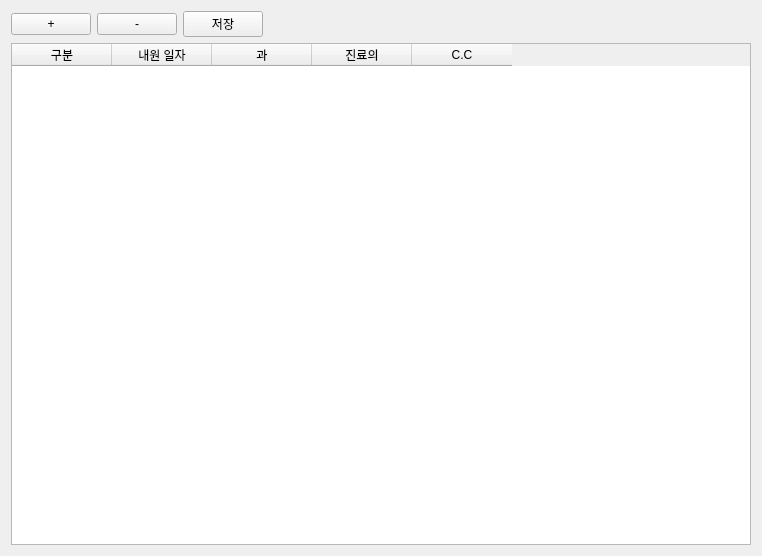
<?xml version="1.0" encoding="UTF-8"?>
<ui version="4.0">
 <class>Form</class>
 <widget class="QWidget" name="Form">
  <property name="geometry">
   <rect>
    <x>0</x>
    <y>0</y>
    <width>762</width>
    <height>556</height>
   </rect>
  </property>
  <property name="windowTitle">
   <string>Form</string>
  </property>
  <layout class="QGridLayout" name="gridLayout">
   <item row="0" column="0">
    <layout class="QHBoxLayout" name="horizontalLayout_2">
     <item>
      <layout class="QHBoxLayout" name="horizontalLayout">
       <item>
        <widget class="QPushButton" name="plus">
         <property name="maximumSize">
          <size>
           <width>600</width>
           <height>16777215</height>
          </size>
         </property>
         <property name="text">
          <string>+</string>
         </property>
        </widget>
       </item>
       <item>
        <widget class="QPushButton" name="minus">
         <property name="text">
          <string>-</string>
         </property>
        </widget>
       </item>
      </layout>
     </item>
     <item>
      <widget class="QPushButton" name="save">
       <property name="text">
        <string>저장</string>
       </property>
      </widget>
     </item>
     <item>
      <widget class="QLabel" name="label">
       <property name="text">
        <string/>
       </property>
      </widget>
     </item>
     <item>
      <widget class="QLabel" name="label_3">
       <property name="text">
        <string/>
       </property>
      </widget>
     </item>
     <item>
      <widget class="QLabel" name="label_2">
       <property name="text">
        <string/>
       </property>
      </widget>
     </item>
     <item>
      <widget class="QLabel" name="label_4">
       <property name="text">
        <string/>
       </property>
      </widget>
     </item>
     <item>
      <widget class="QLabel" name="label_5">
       <property name="text">
        <string/>
       </property>
      </widget>
     </item>
     <item>
      <widget class="QLabel" name="label_6">
       <property name="text">
        <string/>
       </property>
      </widget>
     </item>
     <item>
      <widget class="QLabel" name="label_7">
       <property name="text">
        <string/>
       </property>
      </widget>
     </item>
     <item>
      <widget class="QLabel" name="label_8">
       <property name="text">
        <string/>
       </property>
      </widget>
     </item>
     <item>
      <widget class="QLabel" name="label_9">
       <property name="text">
        <string/>
       </property>
      </widget>
     </item>
    </layout>
   </item>
   <item row="1" column="0">
    <widget class="QTableWidget" name="resulttable">
     <column>
      <property name="text">
       <string>구분</string>
      </property>
     </column>
     <column>
      <property name="text">
       <string>내원 일자</string>
      </property>
     </column>
     <column>
      <property name="text">
       <string>과</string>
      </property>
     </column>
     <column>
      <property name="text">
       <string>진료의</string>
      </property>
     </column>
     <column>
      <property name="text">
       <string>C.C</string>
      </property>
     </column>
    </widget>
   </item>
  </layout>
 </widget>
 <resources/>
 <connections/>
</ui>
